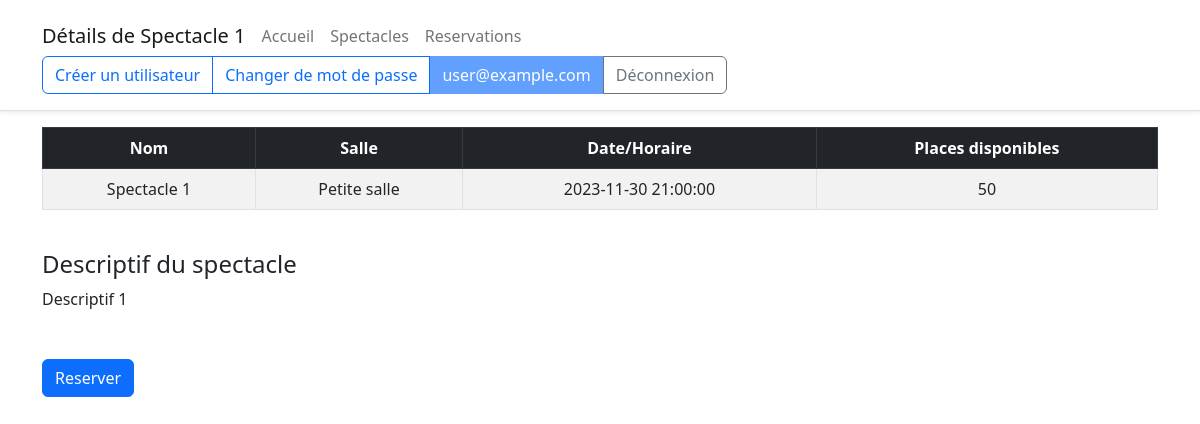
The app's page /show/1 (signed in) with its own data.
### tables this page shows
CREATE TABLE shows(
  id INTEGER PRIMARY KEY AUTOINCREMENT,
  name VARCHAR(64) NOT NULL,
  theater_id INTEGER NOT NULL,
  date DATETIME NOT NULL,
  description VARCHAR(2048) NOT NULL,
  
  FOREIGN KEY (theater_id) REFERENCES theaters(id),
  UNIQUE (theater_id, date)
);

CREATE TABLE theaters(
  id INTEGER PRIMARY KEY AUTOINCREMENT,
  name VARCHAR(64) NOT NULL,
  capacity INTEGER NOT NULL,

  UNIQUE (name),
  CHECK (capacity >= 0)
);

### flask_app/__init__.py (the view)
@app.route('/show/<int:show_id>', methods=['GET'])
@login_required
def show(show_id):
    connection = model.connect()
    nb_spec = model.count_spectators(connection, show_id)
    spectators = model.get_spectators_with_user_infos(connection, show_id)
    show = model.get_show_with_theater(connection, show_id)
    show_ids=[]
    for i in model.get_booking(connection, session['user']['id']):
      show_ids.append(i['show_id'])
    available = show['capacity'] - nb_spec
    return render_template('show.html', show=show, spectators=spectators, nb_spec=nb_spec, a=available, ids=show_ids)

### flask_app/__init__.py (called while the page is built)
def login_required(func):
  @wraps(func)
  def wrapper(*args, **kwargs):
    if not 'user' in session:
      return redirect(url_for('login'))
    return func(*args, **kwargs)
  return wrapper

### flask_app/model.py (called while the page is built)
def dictionary_factory(cursor, row):
  dictionary = {}
  for index in range(len(cursor.description)):
    column_name = cursor.description[index][0]
    dictionary[column_name] = row[index]
  return dictionary

def connect(database = "database.sqlite"):
  connection = sqlite3.connect(database)
  connection.set_trace_callback(print)
  connection.execute('PRAGMA foreign_keys = 1')
  connection.row_factory = dictionary_factory
  return connection

def get_show_with_theater(connection, show_id):
  sql = '''
    SELECT shows.*, theaters.name AS theater_name, theaters.capacity FROM shows
    JOIN theaters ON shows.theater_id = theaters.id
    WHERE shows.id = :id
  '''
  cursor = connection.execute(sql, {'id' : show_id})
  return cursor.fetchall()[0]

def count_spectators(connection, show_id):
  sql = 'SELECT COUNT(*) AS spectator FROM bookings WHERE show_id = :show_id'
  cursor = connection.execute(sql, {'show_id' : show_id})
  spectators_count = cursor.fetchall()
  return spectators_count[0]['spectator']

def get_spectators_with_user_infos(connection, show_id):
  sql = 'SELECT bookings.*, users.email FROM bookings JOIN users ON bookings.user_id = users.id WHERE bookings.show_id = :show_id'
  cursor = connection.execute(sql, {'show_id' : show_id})
  spectators_count = cursor.fetchall()
  return spectators_count

def get_booking(connection, user_id):
  sql = 'SELECT * FROM bookings JOIN shows ON bookings.show_id = shows.id WHERE bookings.user_id = :id'
  cursor = connection.execute(sql, {'id' : user_id})
  bookings = cursor.fetchall()
  return bookings

### flask_app/templates/show.html (shortened to what this page needs)
{% extends "base.html" %}
{% block title %}Détails de {{show['name']}}{% endblock %}
{% block content %}
<table class="table table-striped text-center table-bordered align-middle">
    <thead class="table-dark">
        <tr>
            <th>Nom</th>
            <th>Salle</th>
            <th>Date/Horaire</th>
            <th>Places disponibles</th>
        </tr>
    </thead>
    <tbody>
        <tr>
            <td>{{show['name']}}</td>
            <td>{{show['theater_name']}}</td>
            <td>{{show['date']}}</td>
            <td>{{a}}</td>
        </tr>
    </tbody>
</table>
<br>
<h4>Descriptif du spectacle</h4>
<a>{{show['description']}}</a>
<br>
<br>
<br>
{% if 'user' in session %}
    {% if session['user']['role'] != 'MANAGER' %}
        {% if show['id'] in ids %}
            <td><a class="btn btn-outline-secondary">Reservé</a></td>
        {% else %}
            {% if a > 0 %}
                <td><a class="btn btn-primary" href="/booking/{{show['id']}}/{{session['user']['id']}}">Reserver</a></td>
            {% else %}
                <td><a class="btn btn-outline-secondary">Indisponible</a></td>
            {% endif %}
        {% endif %}
    {% endif %}
{% endif %}
{% endblock %}

### records on screen
shows: name "Spectacle 1", date "2023-11-30 21:00:00", description "Descriptif 1"
theaters: theater_name "Petite salle"

### other values on screen
{{ session['user']['email'] }} "user@example.com"
{{ a }} "50"
